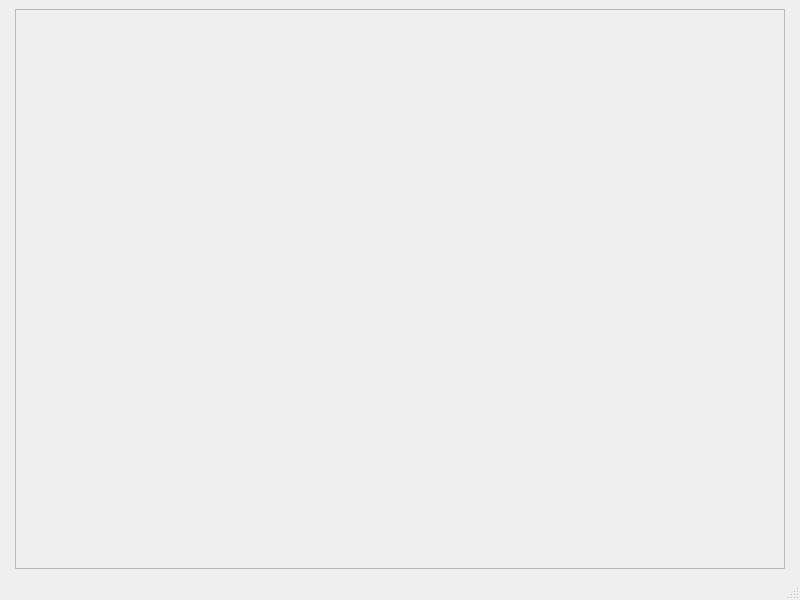
<?xml version="1.0" encoding="UTF-8"?>
<ui version="4.0">
 <class>MainWindow</class>
 <widget class="QMainWindow" name="MainWindow">
  <property name="geometry">
   <rect>
    <x>0</x>
    <y>0</y>
    <width>800</width>
    <height>600</height>
   </rect>
  </property>
  <property name="windowTitle">
   <string>MainWindow</string>
  </property>
  <widget class="QWidget" name="centralwidget">
   <layout class="QHBoxLayout" name="horizontalLayout">
    <item>
     <widget class="QFrame" name="frame_2">
      <property name="frameShape">
       <enum>QFrame::StyledPanel</enum>
      </property>
      <property name="frameShadow">
       <enum>QFrame::Raised</enum>
      </property>
     </widget>
    </item>
    <item>
     <widget class="QFrame" name="frame">
      <property name="frameShape">
       <enum>QFrame::StyledPanel</enum>
      </property>
      <property name="frameShadow">
       <enum>QFrame::Raised</enum>
      </property>
      <layout class="QVBoxLayout" name="verticalLayout">
       <item>
        <spacer name="horizontalSpacer">
         <property name="orientation">
          <enum>Qt::Horizontal</enum>
         </property>
         <property name="sizeHint" stdset="0">
          <size>
           <width>717</width>
           <height>20</height>
          </size>
         </property>
        </spacer>
       </item>
       <item>
        <spacer name="horizontalSpacer_2">
         <property name="orientation">
          <enum>Qt::Horizontal</enum>
         </property>
         <property name="sizeHint" stdset="0">
          <size>
           <width>717</width>
           <height>20</height>
          </size>
         </property>
        </spacer>
       </item>
      </layout>
     </widget>
    </item>
    <item>
     <widget class="QFrame" name="frame_3">
      <property name="frameShape">
       <enum>QFrame::StyledPanel</enum>
      </property>
      <property name="frameShadow">
       <enum>QFrame::Raised</enum>
      </property>
     </widget>
    </item>
   </layout>
  </widget>
  <widget class="QMenuBar" name="menubar">
   <property name="geometry">
    <rect>
     <x>0</x>
     <y>0</y>
     <width>800</width>
     <height>26</height>
    </rect>
   </property>
  </widget>
  <widget class="QStatusBar" name="statusbar"/>
 </widget>
 <resources/>
 <connections/>
</ui>
